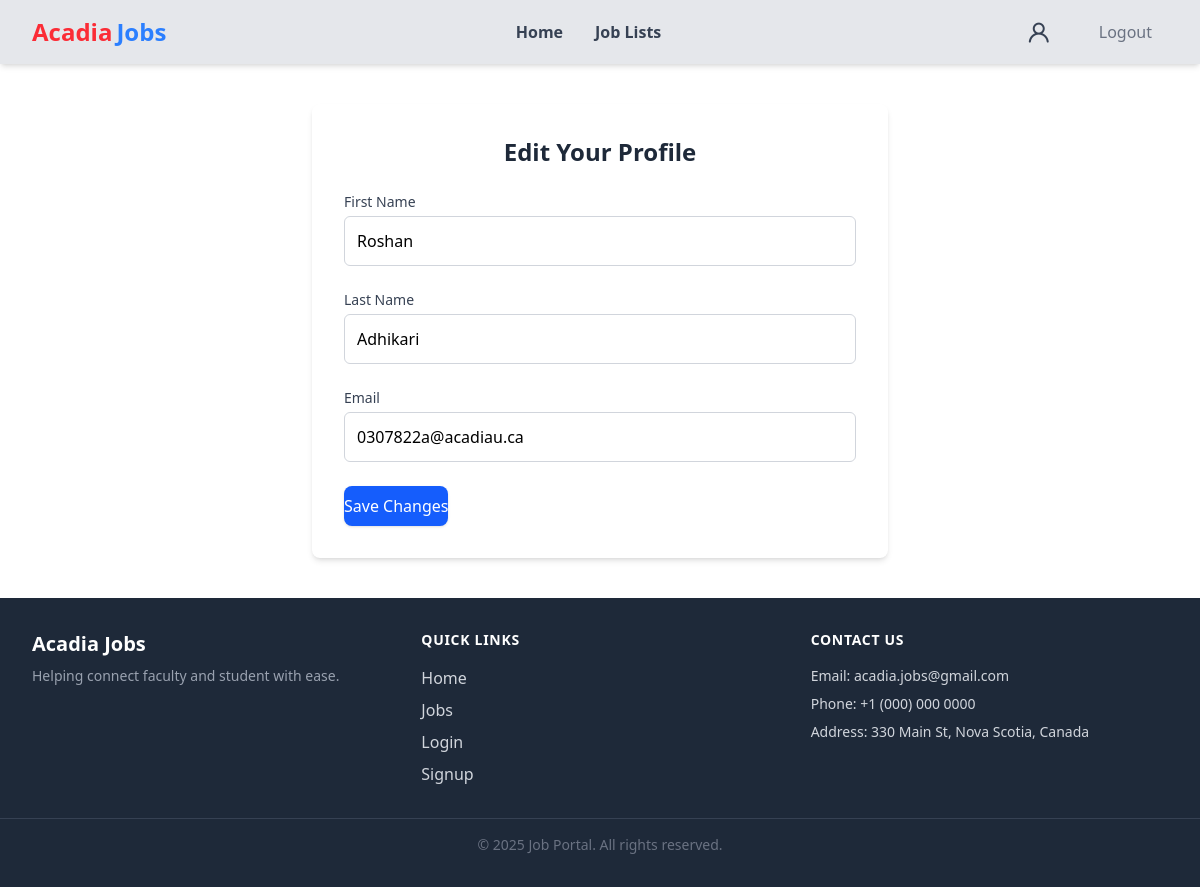
Page /edit/ (signed in) on the committed database.
### loginSignup/models.py (models this page shows, shortened)
class CustomUser(AbstractBaseUser, PermissionsMixin):
    email = models.EmailField(unique=True)
    first_name = models.CharField(max_length=50)
    last_name = models.CharField(max_length=50)
    is_active = models.BooleanField(default=True)
    is_staff = models.BooleanField(default=False)
    is_verified = models.BooleanField(default=False)  # Track if user has verified their email
    verification_code = models.CharField(max_length=6, blank=True, null=True)
    user_type = models.CharField(max_length=10, choices=(('student', 'Student'), ('faculty', 'Faculty')))
    objects = CustomUserManager()
    USERNAME_FIELD = 'email'
    REQUIRED_FIELDS = ['first_name', 'last_name', 'user_type']

### loginSignup/views.py (the view)
# urls.py: path('edit/', views.edit_profile, name='edit_profile'),
@login_required
def edit_profile(request):
    if request.method == 'POST':
        form = ProfileUpdateForm(request.POST, instance=request.user)
        if form.is_valid():
            form.save()
            messages.success(request, "Profile Updated Successfully!")
            return redirect('test')  # Or any other page you prefer
    else:
        form = ProfileUpdateForm(instance=request.user)
    return render(request, 'updateProfile.html', {'form': form})

### loginSignup/forms.py
class ProfileUpdateForm(forms.ModelForm):
    class Meta:
        model = User
        fields = ['first_name', 'last_name', 'email']

### loginSignup/templates/updateProfile.html (shortened to what this page needs)
{% extends 'base.html' %}
{% block content %}
<div class="max-w-xl mx-auto mt-10 bg-white shadow-md rounded-lg p-8">
  <h2 class="text-2xl font-semibold text-gray-800 mb-6 text-center">Edit Your Profile</h2>
  <form method="POST" class="space-y-6">
    <div>
      <label for="{{ form.first_name.id_for_label }}" class="block text-sm font-medium text-gray-700">First Name</label>
      <input type="text" name="{{ form.first_name.name }}" id="{{ form.first_name.id_for_label }}"
             class="mt-1 block w-full p-3 border border-gray-300 rounded-md shadow-sm focus:outline-none focus:ring-2 focus:ring-blue-500"
             value="{{ form.first_name.value|default:'' }}">
    </div>
    <div>
      <label for="{{ form.last_name.id_for_label }}" class="block text-sm font-medium text-gray-700">Last Name</label>
      <input type="text" name="{{ form.last_name.name }}" id="{{ form.last_name.id_for_label }}"
             class="mt-1 block w-full p-3 border border-gray-300 rounded-md shadow-sm focus:outline-none focus:ring-2 focus:ring-blue-500"
             value="{{ form.last_name.value|default:'' }}">
    </div>
    <div>
      <label for="{{ form.email.id_for_label }}" class="block text-sm font-medium text-gray-700">Email</label>
      <input type="email" name="{{ form.email.name }}" id="{{ form.email.id_for_label }}"
             class="mt-1 block w-full p-3 border border-gray-300 rounded-md shadow-sm focus:outline-none focus:ring-2 focus:ring-blue-500"
             value="{{ form.email.value|default:'' }}">
    </div>
    <div class="flex justify-end">
      <button type="submit"
              class="bg-blue-600 text-white font-medium py-2 px-5 rounded-lg shadow hover:bg-blue-700 transition duration-200">
        Save Changes
      </button>
    </div>
  </form>
</div>
{% endblock %}

### rows in the picture
CustomUser: first_name "Roshan", last_name "Adhikari", email "0307822a@acadiau.ca"

### other values in the picture
{{ year|default:2025 }} "2025"
